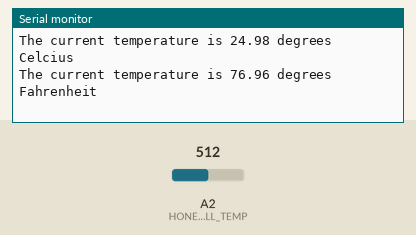
Recording of a sketch running on a simulated Arduino Zero (SAMD21). Parts: the last lines printed to the serial monitor. The inputs (shaded band) are chosen by the test bench; at power-on: A2 (HONEYWELL_TEMP) = 512 (analog values on the 0–1023 scale).

Above: at 1.8 s.
1.9 s: A2 (HONEYWELL_TEMP) set to 716
At 2.8 s:
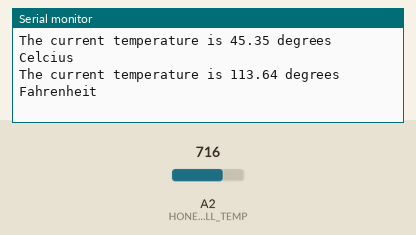
3.4 s: A2 (HONEYWELL_TEMP) set to 900
At 4.6 s:
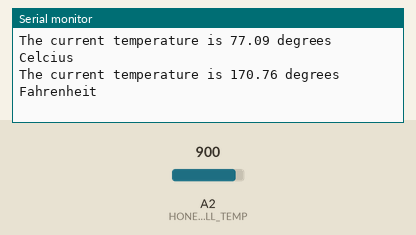
Timing chart, 0 to 6.4 s (numbered marks = the images above; inputs shaded):
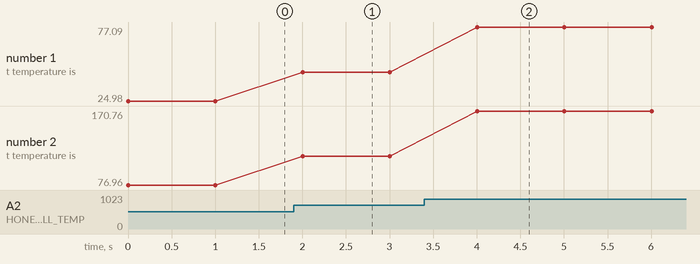

Measured:
- after the input at 1.9 s, the serial monitor: prints a new line after 0.10 s (image 1)
- after the input at 3.4 s, the serial monitor: prints a new line after 0.60 s (image 2)
- plotted number 1: 24.98 → 45.35 after the input at 1.9 s, 45.35 → 77.09 after the input at 3.4 s
- plotted number 2: 76.96 → 113.64 after the input at 1.9 s, 113.64 → 170.76 after the input at 3.4 s

The sketch:

Thermistor_Temp_gh.ino
```cpp
#define HONEYWELL_TEMP A2 // Defining the analog pin

/////////////// Define constants //////////////////////

float adcMax = 8196; // The maximum adc value given to the thermistor
float A = 0.001125308852122;
float B = 0.000234711863267;
float C = 0.000000085663516; // A, B, and C are constants used for a 10k resistor and 10k thermistor for the steinhart-hart equation
float R1 = 10000; // 10k Ω resistor

/////////////// Intermediate variables ////////////////

float Tinv;
float adcVal;
float logR;
float T; // these three variables are used for the calculation from adc value to temperature

////////// Final Temperature Reading /////////////
float currentTempC; // The current temperature in Celcius
float currentTempF; // The current temperature in Fahrenheit

////////////******* MAIN CODE *******///////////////
void setup() {
  analogReadResolution(13);
  Serial.begin(9600); // Begin the serial monitor
}

void loop() {
  currentTempC = readTemp()-273.15; // converting to celcius
  currentTempF = currentTempC*9/5+32; // converting to fahrenheit
  Serial.print("The current temperature is "); // printing the data in a nice fashion
  Serial.print(currentTempC);
  Serial.println(" degrees Celcius");
  Serial.print("The current temperature is ");
  Serial.print(currentTempF);
  Serial.println(" degrees Fahrenheit");
  delay(1000);
}
/////////////******** END OF LOOP *******///////////


/////////// The function readTemp used in the main code //////////
float readTemp(){ // function returns the temperature in Kelvin
  adcVal = analogRead(HONEYWELL_TEMP);
  logR = log(((adcMax/adcVal)-1)*R1);
  Tinv = A+B*logR+C*logR*logR*logR;
  T = 1/Tinv;
  return T;
}
```
